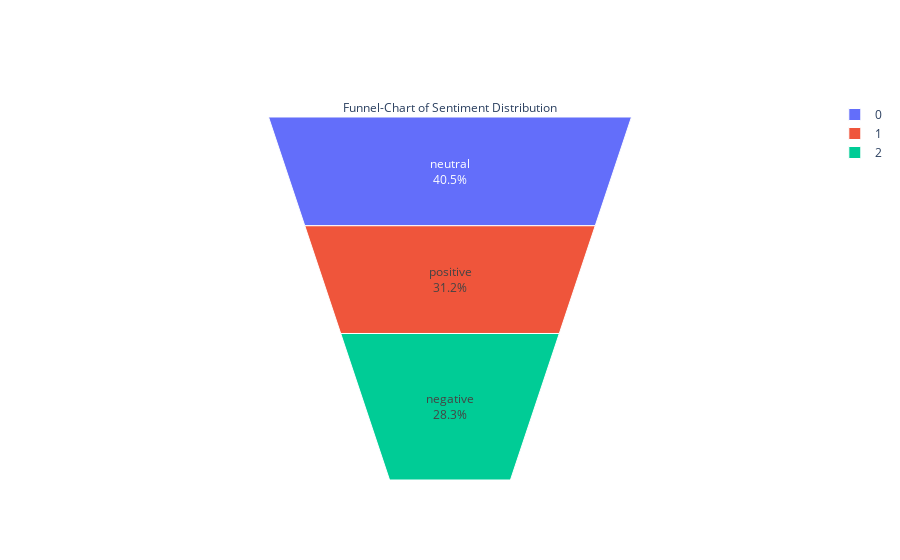

Write notebook code for a chart like this one.
### Code cell
fig = go.Figure(go.Funnelarea(
    text =temp.sentiment,
    values = temp.text,
    title = {"position": "top center", "text": "Funnel-Chart of Sentiment Distribution"}
    ))
fig.show()

### Figure 1 — Plotly figure (JSON) as saved in the notebook; plotly's stock layout.template omitted (floating-point values rounded to 4 significant figures)
{"data": [{"text": ["neutral", "positive", "negative"], "title": {"position": "top center", "text": "Funnel-Chart of Sentiment Distribution"}, "values": [11117, 8582, 7781], "type": "funnelarea"}], "layout": {"autosize": true}}
